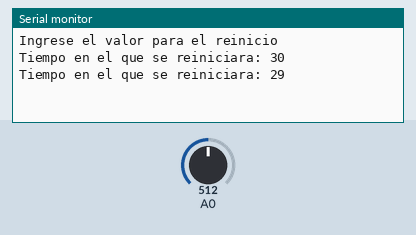
A sketch run on a simulated Arduino Uno, built with avr-gcc and run on an emulated ATmega328P. Shown: the last lines printed to the serial monitor. The inputs (shaded band) are chosen by the test bench; at power-on: A0 = 512.

Above: at 6.2 s.
6.3 s: A0 set to 716
At 7.6 s:
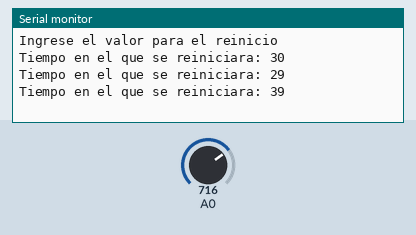
7.8 s: A0 set to 900
At 8.8 s:
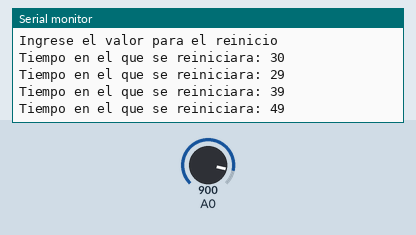
Timing chart, 0 to 10.8 s (numbered marks = the images above; inputs shaded):
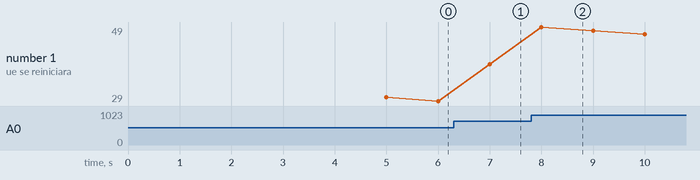

Measured:
- after the input at 6.3 s, the serial monitor: prints a new line after 0.70 s (image 1)
- after the input at 7.8 s, the serial monitor: prints a new line after 0.20 s (image 2)
- plotted number 1: 29 → 39 after the input at 6.3 s, 39 → 42 after the input at 7.8 s

The sketch:

Deber9.ino
```cpp
/*
 * UNIVERSIDAD TECNICA DEL NORTE
 *        FICA-CITEL
 *     SISTEMAS EMBEBIDOS
 *     CHRISTIAN VILLEGAS
 *         DEBER 9
 */

#include <avr/wdt.h>
#include<MsTimer2.h>
int i = 0;
int cont = 0;
int leer;
int tiempo=0;
int j=0;
void setup(){
  Serial.begin(9600);
  MsTimer2::set(1000, reseteo);
  Serial.println("Ingrese el valor para el reinicio");
  delay(5000);
  MsTimer2::start();
}

void loop() {
  leer=analogRead(0);
  leer=map(leer , 0, 1023, 0, 60);
  Serial.println(String("Tiempo en el que se reiniciara: ")+String(leer-j));
  j++;
  delay(1000);
}

void reseteo() {
  cont++;
  if (cont>=leer){
    wdt_disable();
    wdt_enable(WDTO_500MS);
  }
}
```
